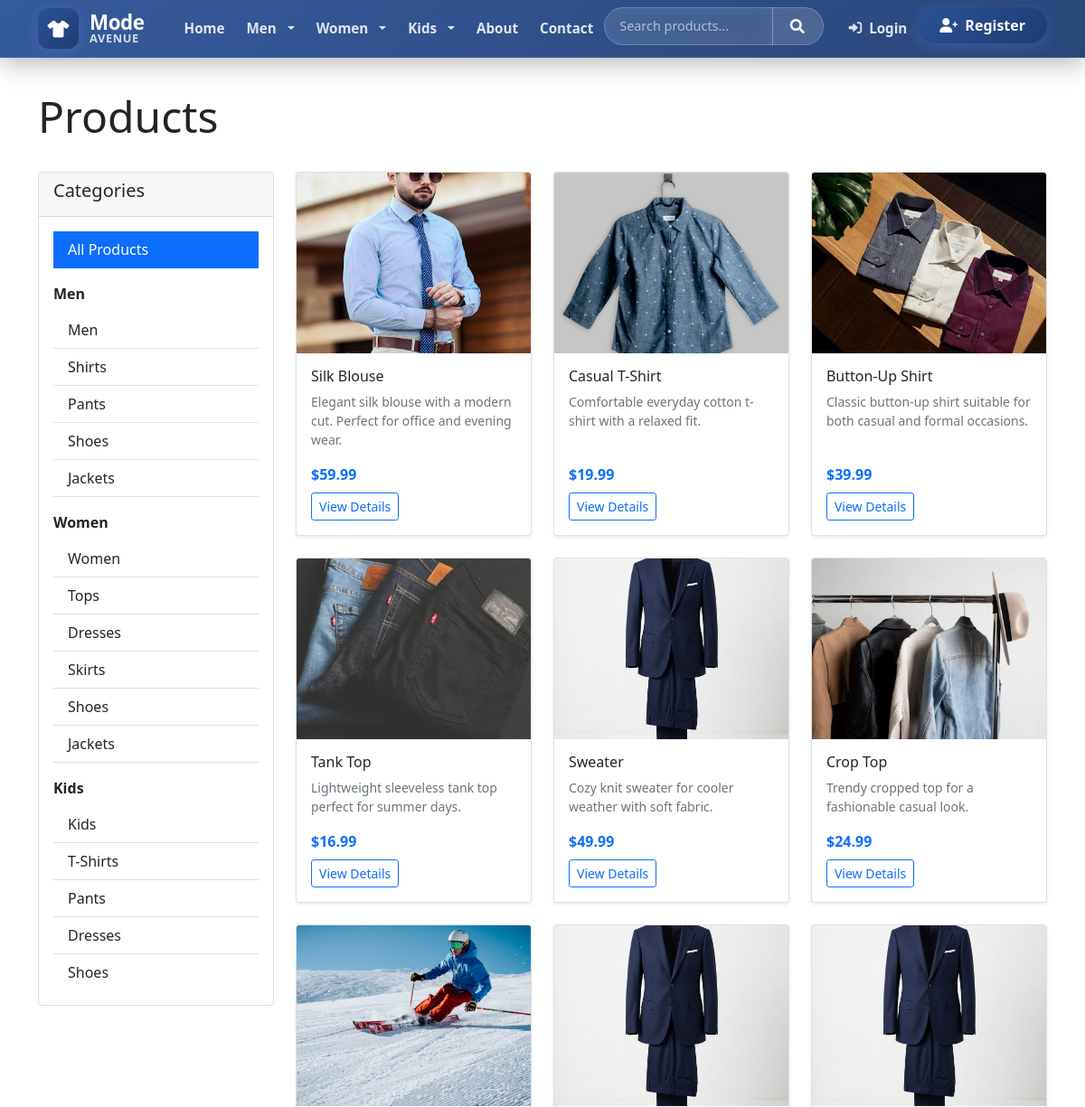
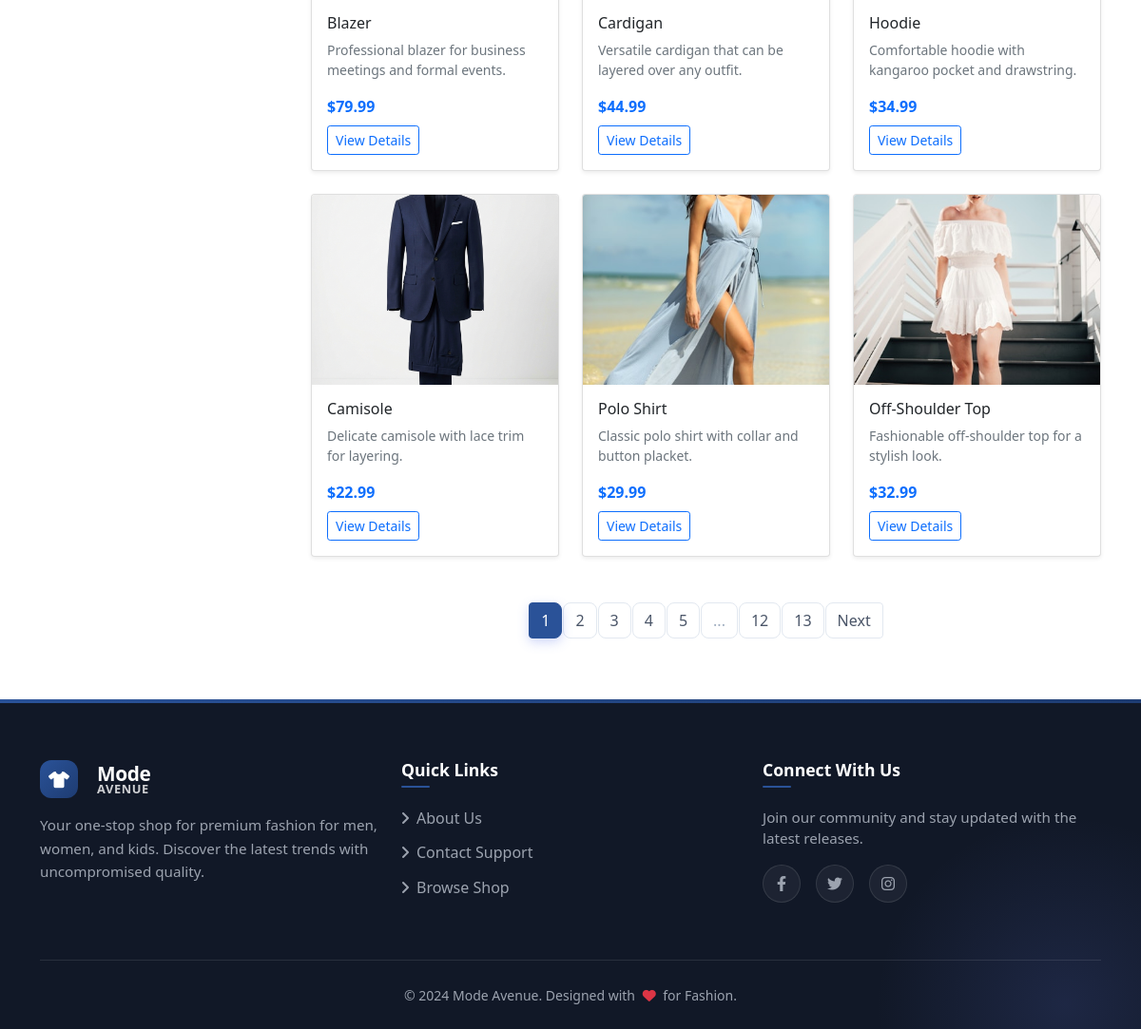
Screenshot of /products/ with the database file from the repository (2 pictures, top to bottom).
### models.py (models this page shows, shortened)
class Category(db.Model):
    id = db.Column(db.Integer, primary_key=True)
    name = db.Column(db.String(50), nullable=False)
    description = db.Column(db.Text)
    gender = db.Column(db.String(10), nullable=False)  # 'men', 'women', 'kids'
    products = db.relationship('Product', backref='category', lazy=True)

class Product(db.Model):
    id = db.Column(db.Integer, primary_key=True)
    name = db.Column(db.String(100), nullable=False)
    description = db.Column(db.Text, nullable=False)
    price = db.Column(db.Float, nullable=False)
    image_file = db.Column(db.String(500), nullable=False, default='default.jpg')
    stock = db.Column(db.Integer, nullable=False, default=0)
    category_id = db.Column(db.Integer, db.ForeignKey('category.id'), nullable=False)
    cart_items = db.relationship('CartItem', backref='product', lazy=True, cascade='all, delete-orphan')
    order_items = db.relationship('OrderItem', backref='product', lazy=True, cascade='all, delete-orphan')

### products/routes.py (the view)
@products.route('/')
def index():
    page = request.args.get('page', 1, type=int)
    category_id = request.args.get('category', type=int)
    gender = request.args.get('gender')
    query = Product.query
    if category_id:
        query = query.filter_by(category_id=category_id)
    elif gender:
        query = query.join(Category).filter(Category.gender == gender)
    products_list = query.paginate(page=page, per_page=12)
    categories = Category.query.all()
    return render_template('products/index.html', title='Products',
                         products=products_list, categories=categories, current_user=current_user)

### templates/products/index.html (shortened to what this page needs)
{% extends "base.html" %}
{% block content %}
<div class="row mb-4">
    <div class="col-12">
        <h1 class="display-5">Products</h1>
    </div>
</div>
<div class="row">
    <div class="col-md-3">
        <div class="card">
            <div class="card-header">
                <h5>Categories</h5>
            </div>
            <div class="card-body">
                <div class="list-group list-group-flush">
                    <a href="{{ url_for('products.index') }}" class="list-group-item list-group-item-action{% if not request.args.get('category') and not request.args.get('gender') %} active{% endif %}">
                        All Products
                    </a>
                    <div class="mt-3 mb-2">
                        <strong>Men</strong>
                    </div>
                    {% for category in categories %}
                        {% if category.gender == 'men' %}
                            <a href="{{ url_for('products.category', category_id=category.id) }}" class="list-group-item list-group-item-action{% if request.args.get('category')|int == category.id %} active{% endif %}">
                                {{ category.name }}
                            </a>
                        {% endif %}
                    {% endfor %}
                    <div class="mt-3 mb-2">
                        <strong>Women</strong>
                    </div>
                    {% for category in categories %}
                        {% if category.gender == 'women' %}
                            <a href="{{ url_for('products.category', category_id=category.id) }}" class="list-group-item list-group-item-action{% if request.args.get('category')|int == category.id %} active{% endif %}">
                                {{ category.name }}
                            </a>
                        {% endif %}
                    {% endfor %}
                    <div class="mt-3 mb-2">
                        <strong>Kids</strong>
                    </div>
                    {% for category in categories %}
                        {% if category.gender == 'kids' %}
                            <a href="{{ url_for('products.category', category_id=category.id) }}" class="list-group-item list-group-item-action{% if request.args.get('category')|int == category.id %} active{% endif %}">
                                {{ category.name }}
                            </a>
                        {% endif %}
                    {% endfor %}
                </div>
            </div>
        </div>
    </div>
    <div class="col-md-9">
        <div class="row">
            {% for product in products.items %}
            <div class="col-lg-4 col-md-6 mb-4">
                <div class="card h-100 shadow-sm">
                    {% if product.image_file.startswith('http') %}
                        <img src="{{ product.image_file }}"
                             class="card-img-top"
                             alt="{{ product.name }}"
                             style="height: 200px; object-fit: cover;"
                             onerror="handleImageError(this)">
                    {% else %}
                        <img src="{{ url_for('static', filename='images/' + product.image_file) }}"
                             class="card-img-top"
                             alt="{{ product.name }}"
                             style="height: 200px; object-fit: cover;"
                             onerror="handleImageError(this)">
                    {% endif %}
                    <div class="card-body d-flex flex-column">
                        <h6 class="card-title">{{ product.name }}</h6>
                        <p class="card-text text-muted small">{{ product.description[:80] }}{% if product.description|length > 80 %}...{% endif %}</p>
                        <div class="mt-auto">
                            <p class="card-text fw-bold text-primary mb-2">${{ "%.2f"|format(product.price) }}</p>
                            <div class="d-flex justify-content-between align-items-center">
                                <a href="{{ url_for('products.detail', product_id=product.id) }}" class="btn btn-outline-primary btn-sm">View Details</a>
                            </div>
                        </div>
                    </div>
                </div>
            </div>
            {% endfor %}
        </div>
        {% if products.pages > 1 %}
        <nav aria-label="Product pagination" class="mt-4">
            <ul class="pagination justify-content-center">
                {% for page_num in products.iter_pages() %}
                    {% if page_num %}
                        <li class="page-item{% if page_num == products.page %} active{% endif %}">
                            <a class="page-link" href="{{ url_for('products.index', page=page_num, category=request.args.category, gender=request.args.gender, search=request.args.search) }}">{{ page_num }}</a>
                        </li>
                    {% else %}
                        <li class="page-item disabled">
                            <span class="page-link">...</span>
                        </li>
                    {% endif %}
                {% endfor %}
                {% if products.has_next %}
                    <li class="page-item">
                        <a class="page-link" href="{{ url_for('products.index', page=products.next_num, category=request.args.category, gender=request.args.gender, search=request.args.search) }}">Next</a>
                    </li>
                {% endif %}
            </ul>
        </nav>
        {% endif %}
    </div>
</div>
{% endblock %}

### rows the page displays
Category: name "Men"
Category: name "Shirts"
Category: name "Pants"
Category: name "Shoes"
Category: name "Jackets"
Category: name "Women"
Category: name "Tops"
Category: name "Dresses"
Category: name "Skirts"
Category: name "Shoes"
Category: name "Jackets"
Category: name "Kids"
Category: name "T-Shirts"
Category: name "Pants"
Category: name "Dresses"
Category: name "Shoes"
Product: image_file (picture), name "Silk Blouse", description "Elegant silk blouse with a modern cut. Perfect for office and evening wear.", price "59.99"
Product: image_file (picture), name "Casual T-Shirt", description "Comfortable everyday cotton t-shirt with a relaxed fit.", price "19.99"
Product: image_file (picture), name "Button-Up Shirt", description "Classic button-up shirt suitable for both casual and formal occasions.", price "39.99"
Product: image_file (picture), name "Tank Top", description "Lightweight sleeveless tank top perfect for summer days.", price "16.99"
Product: name "Sweater", description "Cozy knit sweater for cooler weather with soft fabric.", price "49.99"
Product: image_file (picture), name "Crop Top", description "Trendy cropped top for a fashionable casual look.", price "24.99"
Product: image_file (picture), name "Blazer", description "Professional blazer for business meetings and formal events.", price "79.99"
Product: name "Cardigan", description "Versatile cardigan that can be layered over any outfit.", price "44.99"
Product: name "Hoodie", description "Comfortable hoodie with kangaroo pocket and drawstring.", price "34.99"
Product: name "Camisole", description "Delicate camisole with lace trim for layering.", price "22.99"
Product: image_file (picture), name "Polo Shirt", description "Classic polo shirt with collar and button placket.", price "29.99"
Product: image_file (picture), name "Off-Shoulder Top", description "Fashionable off-shoulder top for a stylish look.", price "32.99"

### other values shown
{{ page_num }} "1" "2" "3" "4" "5" "12" "13"
